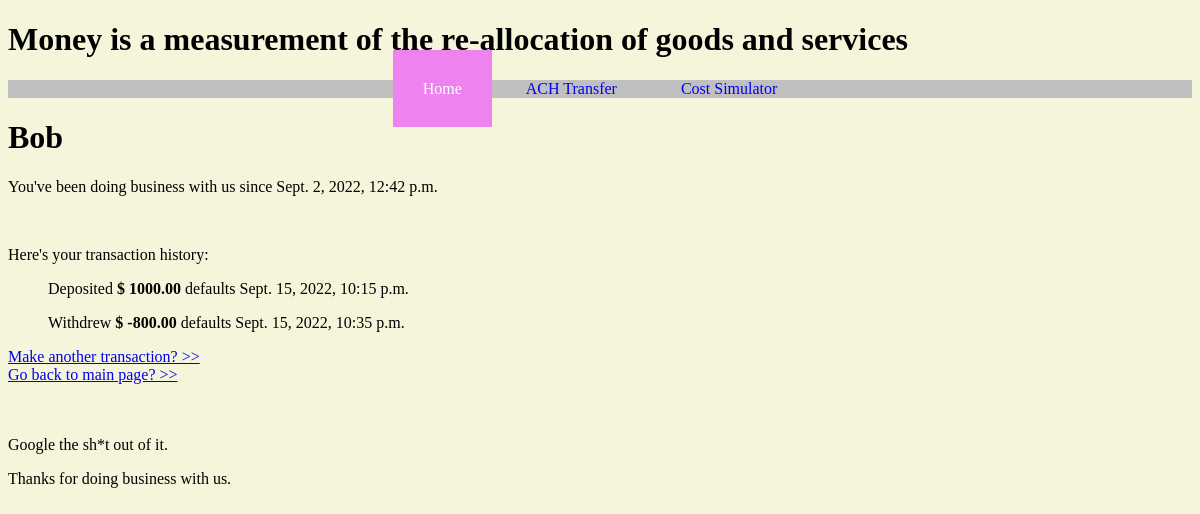
The page /1/account/ on the database as committed earlier.
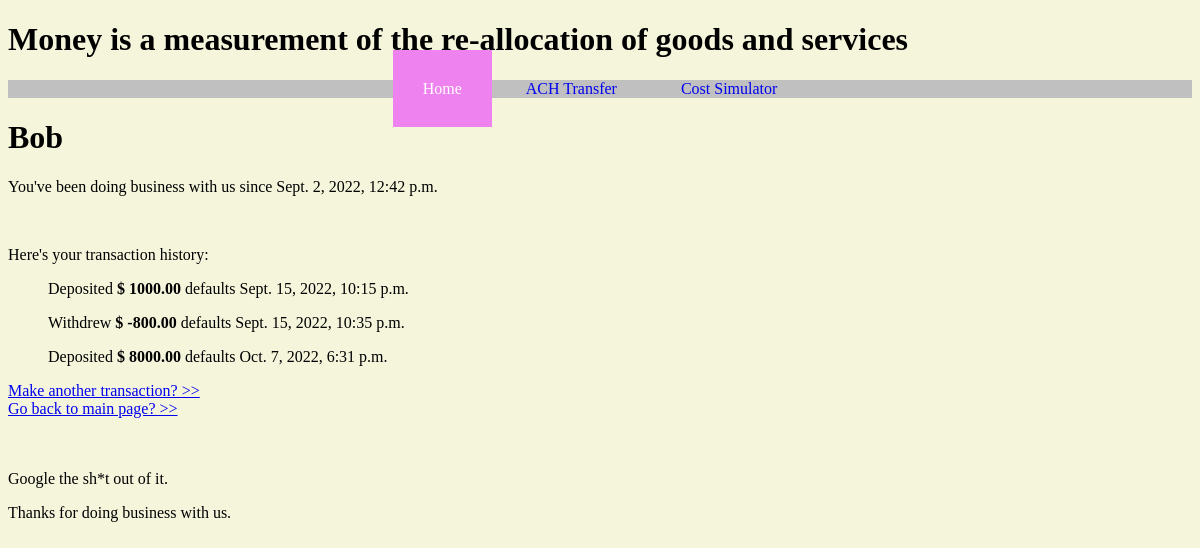
The same page on the database as committed later.
### perseverance/models.py (models this page shows, shortened)
class Balance(models.Model):
    customer = models.ForeignKey(Customer, on_delete=models.CASCADE)
    balance_text = models.CharField(max_length=200)
    defaults = models.DecimalField(max_digits=20, decimal_places=2, default=1000.00)
    timestamp = models.DateTimeField('Transaction timestamp ')
    class Meta:
        verbose_name_plural = 'Balance'

### perseverance/views.py (the view)
# urls.py: path('<int:pk>/account/', views.AccountView.as_view(), name='account'),
class AccountView(generic.DetailView):
    model = Customer
    template_name = 'perseverance/account.html'

### perseverance/templates/perseverance/account.html (shortened to what this page needs)
{% extends "./index.html" %}
  {% block content %}
    <h1>{{ customer.customer_text }}  </h1>
    <p>You've been doing business with us since {{ customer.pub_date }}</p><br>
    <p>Here's your transaction history: </p>
    <ul>
      {% for bal in customer.balance_set.all %}
        {% if bal.balance_text == 'Withdraw' %}
         Withdrew <strong>$ -{{ bal.defaults }} </strong> defaults {{bal.timestamp}}</p>
        {% elif bal.balance_text == 'Deposit' %}
         Deposited <strong>$ {{ bal.defaults }} </strong> defaults {{bal.timestamp}}</p>
       {% endif %}
      {% endfor %}
    </ul>
    <a href="{% url 'perseverance:tranx' customer.id %}">Make another transaction? >> </a>
    <br>
    <a href="{% url 'perseverance:index' %}">Go back to main page? >></a>
{% endblock content%}

Rows that differ between the two databases and show on the page:
added Balance: defaults "8000.00", timestamp "Oct. 7, 2022, 6:31 p.m."
